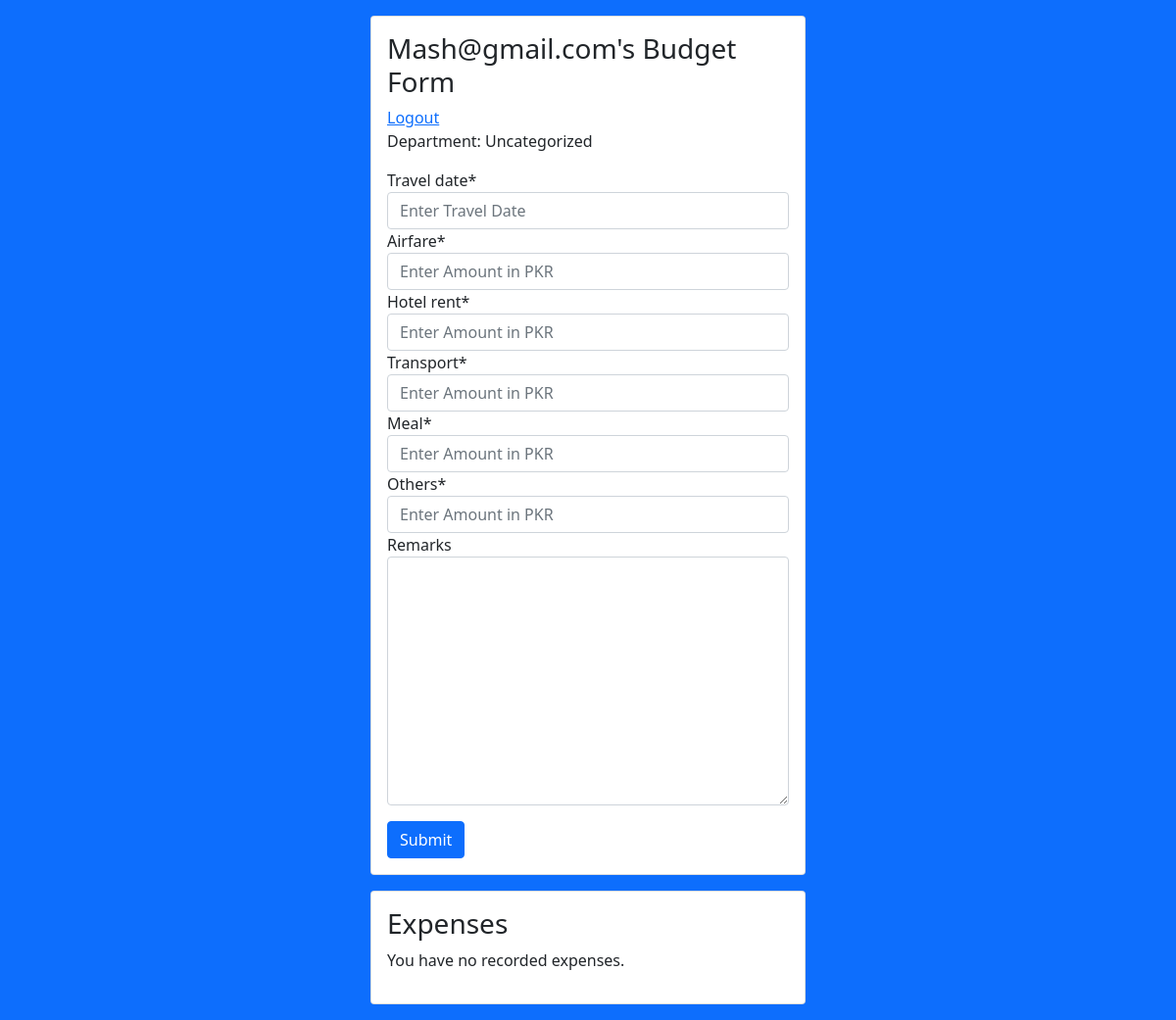
The app's page /expense (signed in) with its own data.
### budget/models.py (models this page shows, shortened)
class User(AbstractBaseUser, PermissionsMixin):
    first_name = models.CharField(max_length=100,default="dufault")
    last_name = models.CharField(max_length=100,default="dufault")
    username = models.CharField(max_length=100)
    user_number = models.IntegerField(null=True, blank=True)
    email = models.EmailField(unique=True)
    user_salary = models.IntegerField(null=True, blank=True)
    user_role = models.CharField(max_length=100, null=True, blank=True)
    department = models.ForeignKey(Department, models.CASCADE, default='2')
    is_staff = models.BooleanField(default=False)
    is_active = models.BooleanField(default=True)
    date_joined = models.DateTimeField(default=timezone.now)
    head = models.BooleanField(default=False)
    objects = UserManager()
    USERNAME_FIELD = 'email'
    REQUIRED_FIELDS = []
    class Meta:
        verbose_name = _('user')
        verbose_name_plural = _('users')

class Department(models.Model):
    department_name = models.CharField(max_length=100)

### budget/views.py (the view, shortened to what this page needs)
# urls.py: path('expense', expenseApprovalRequest, name='expenseApprovalRequest'),
@login_required
def expenseApprovalRequest(request):
    employeesExpenses = Expenses.objects.filter(employee=request.user).order_by('-id')
    form = expenseApprovalForm(request.POST or None)
    budget = Budget.objects.get(department=request.user.department)
    context = {
        'form': form,
        'expenses': employeesExpenses,
    }
    return render(request, 'expense_approval/form.html', context)

### budget/forms.py
class expenseApprovalForm(forms.ModelForm):
    hotel_rent = forms.CharField(widget=forms.TextInput(attrs={'placeholder': 'Enter Amount in PKR'}))
    transport = forms.CharField(widget=forms.TextInput(attrs={'placeholder': 'Enter Amount in PKR'}))
    meal = forms.CharField(widget=forms.TextInput(attrs={'placeholder': 'Enter Amount in PKR'}))
    travel_date = forms.CharField(widget=forms.TextInput(attrs={'placeholder': 'Enter Travel Date'}))
    airfare = forms.CharField(widget=forms.TextInput(attrs={'placeholder': 'Enter Amount in PKR'}))
    others = forms.CharField(widget=forms.TextInput(attrs={'placeholder': 'Enter Amount in PKR'}))
    remarks = forms.Textarea()
    class Meta:
        model = Expenses
        exclude = ['employee','form_status','total_amount', 'department']

### templates/expense_approval/form.html (shortened to what this page needs)
{% extends 'base.html' %}
{% load crispy_forms_tags %}
{% block content %}
    <div class="card m-3 p-3">
        <h3 class="">{{request.user.email|capfirst}}'s Budget Form</h3>
        <a href="{% url 'account_logout' %}">Logout</a>
        <p>Department: {{request.user.department.department_name}}</p>
    <form method="post">
        {{form|crispy}}
        <button type="submit" class="btn btn-primary mt-3">Submit</button>
    </form>
    </div>
    <div class="card p-3 m-3">
        <h3>Expenses</h3>
        {% for expense in expenses %}
        <div class="card mt-2 p-3">
            <h5>
                Recorded on {{expense.date|date}}
            </h5>
            <p style="margin: 0;">
                Total Amount:
                <b>{{expense.total_amount }}</b>
                {% if expense.form_status == None %}
                <span class="badge bg-warning" style="border-radius: 20px;">Pending</span>
                {% elif expense.form_status %}
                <span class="badge bg-success" style="border-radius: 20px;">Accepted</span>
                {% elif not expense.form_status %}
                <span class="badge bg-danger" style="border-radius: 20px;">Rejected</span>
                {% endif %}
                <br>
                <span class="badge bg-dark mt-3" style="border-radius: 20px;">Hotel Rent: {{expense.hotel_rent }}</span>
                <span class="badge bg-dark" style="border-radius: 20px;">Transport: {{expense.transport }}</span>
                <span class="badge bg-dark" style="border-radius: 20px;">Meal: {{expense.meal }}</span>
                <span class="badge bg-dark" style="border-radius: 20px;">Expense: {{expense.others }}</span>
            </p>
        </div>
        {% empty %}
        <p>You have no recorded expenses.</p>
        {% endfor %}
    </div>
{% endblock %}

### records on screen
User: user.email "Mash@gmail.com", user.department.department_name "Uncategorized"
